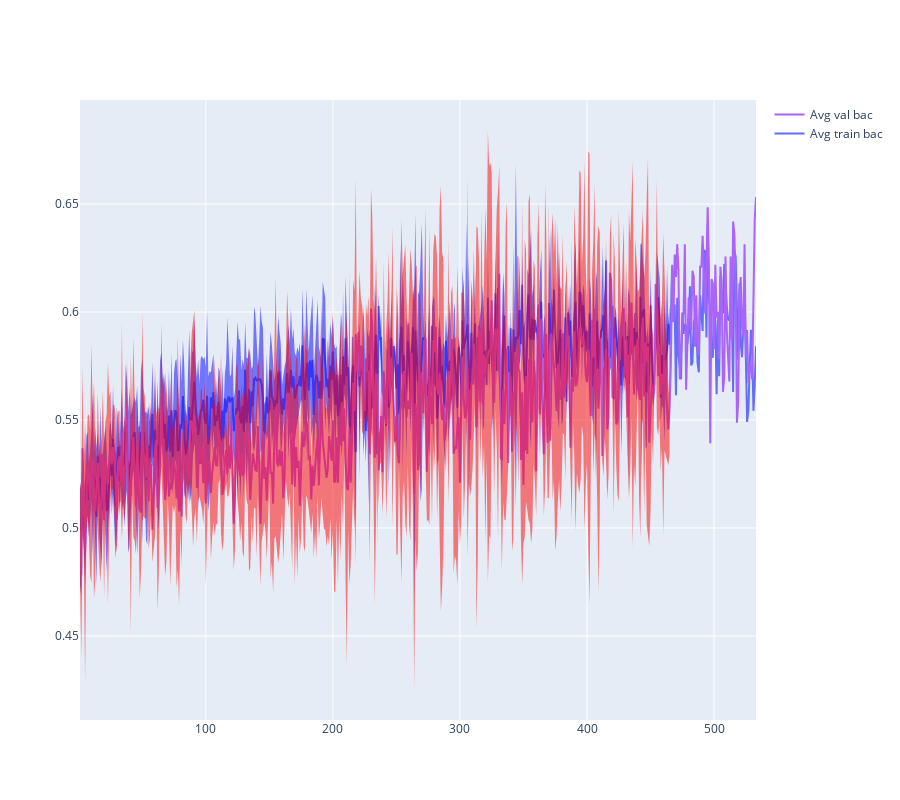

Here is the notebook cell this chart was saved with:
### Code cell
avg_plot("bac")

### Figure 1 — Plotly figure (JSON) as saved in the notebook; plotly's stock layout.template omitted (floating-point values rounded to 4 significant figures; data arrays with more than 128 entries replaced by an {"elided": "..."} marker saying what was removed)
{"data": [{"mode": "lines", "name": "Avg train bac", "type": "scatter", "x": {"elided": "533 int values"}, "y": {"elided": "533 float values"}}, {"line": {"width": 0}, "marker": {"color": "blue"}, "name": "trainupper bound", "showlegend": false, "type": "scatter", "x": {"elided": "533 int values"}, "y": {"elided": "533 float values"}}, {"fill": "tonexty", "line": {"width": 0}, "marker": {"color": "blue"}, "name": "trainlower bound", "showlegend": false, "type": "scatter", "x": {"elided": "533 int values"}, "y": {"elided": "533 float values"}}, {"mode": "lines", "name": "Avg val bac", "type": "scatter", "x": {"elided": "533 int values"}, "y": {"elided": "533 float values"}}, {"line": {"width": 0}, "marker": {"color": "red"}, "name": "valupper bound", "showlegend": false, "type": "scatter", "x": {"elided": "533 int values"}, "y": {"elided": "533 float values"}}, {"fill": "tonexty", "line": {"width": 0}, "marker": {"color": "red"}, "name": "vallower bound", "showlegend": false, "type": "scatter", "x": {"elided": "533 int values"}, "y": {"elided": "533 float values"}}], "layout": {"height": 800, "hovermode": "x"}}
